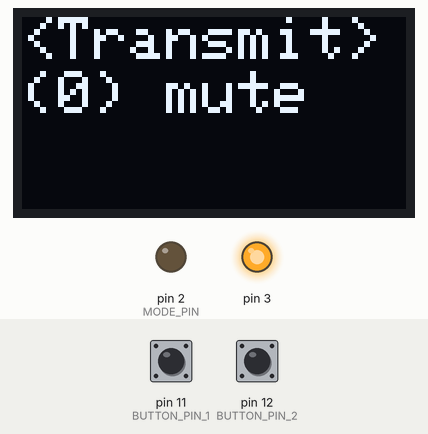
Simulated run of this program. Board: Arduino Nano, built with avr-gcc and run on an emulated ATmega328P. On the bench: 128×64 one-colour display, output pins drawn as LEDs (lit = HIGH). Inputs (shaded band) come from the test bench; at power-on: pin 12 (BUTTON_PIN_2) HIGH, pin 11 (BUTTON_PIN_1) HIGH.

Above: at 1.2 s.
1.3 s: pin 12 (BUTTON_PIN_2) pulled LOW for 0.15 s
At 2.4 s:
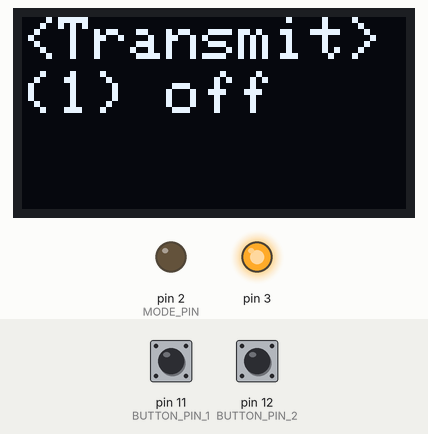
2.9 s: pin 12 (BUTTON_PIN_2) pulled LOW for 1 s
At 3.6 s:
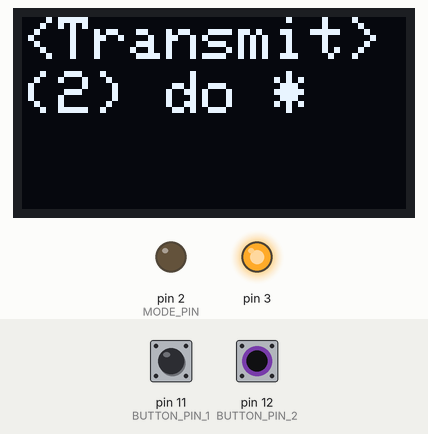
5.4 s: pin 12 (BUTTON_PIN_2) pulled LOW for 0.15 s
At 6.0 s:
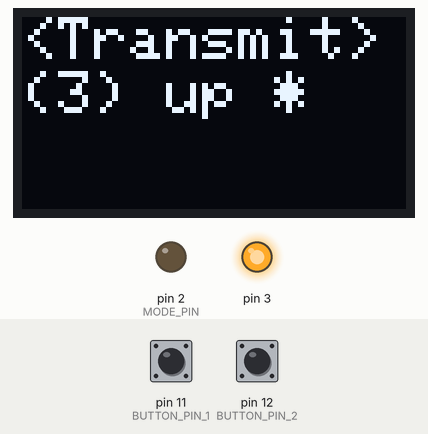
7.0 s: pin 12 (BUTTON_PIN_2) pulled LOW for 3.2 s
At 7.5 s:
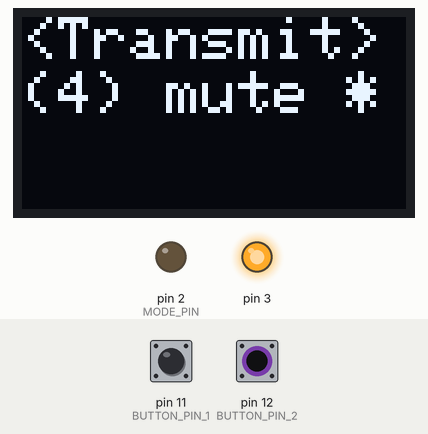
11.7 s: pin 12 (BUTTON_PIN_2) pulled LOW for 0.15 s
At 12.0 s:
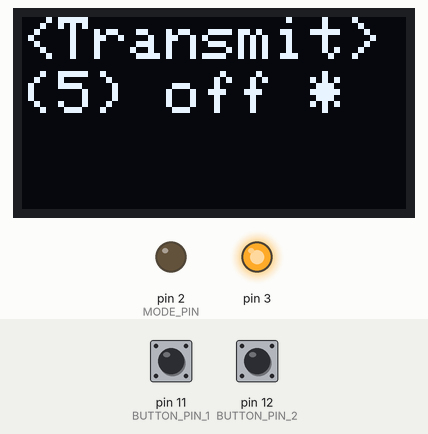
13.3 s: pin 12 (BUTTON_PIN_2) pulled LOW for 1 s
At 13.9 s:
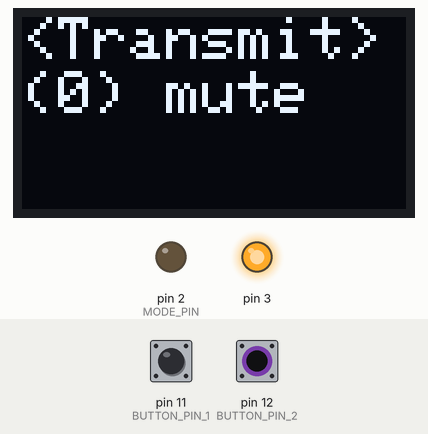
Timing chart, 0 to 16.3 s (numbered marks = the images above; inputs shaded):
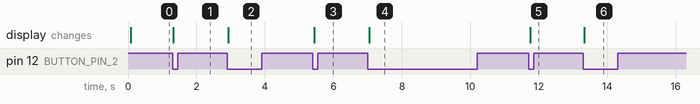

Measured:
- after the input at 1.3 s, the display: changes at once (image 1)
- after the input at 2.9 s, the display: changes at once (image 2)
- after the input at 5.4 s, the display: changes at once (image 3)
- after the input at 7.0 s, the display: changes after 0.05 s (image 4)
- after the input at 11.7 s, the display: changes at once (image 5)
- after the input at 13.3 s, the display: changes at once (image 6)

The program:

main.cpp
```cpp
#include <Arduino.h>

#include "mode.h"
#include "oled.h"
#include "ir.h"

#define BUTTON_PIN_1 11
#define BUTTON_PIN_2 12

void setup()
{
  Serial.begin(115200);
  pinMode(BUTTON_PIN_1, INPUT);
  pinMode(BUTTON_PIN_2, INPUT);

  setup_mode();
  setup_oled();
  setup_ir();
}

int buttonState1 = 0;
int buttonState2 = 0;

int prevButton1 = 0;
int prevButton2 = 0;

bool first()
{
  return prevButton1 == HIGH && buttonState1 == LOW;
}
bool second()
{
  return prevButton2 == HIGH && buttonState2 == LOW;
}
bool both()
{
  return first() && second();
}

void loop()
{
  // read the state of the pushbutton value:
  buttonState1 = digitalRead(BUTTON_PIN_1);
  buttonState2 = digitalRead(BUTTON_PIN_2);

  if (both())
  {
    toggle_mode();
  }
  else if (second())
  {
    increment_slot();
  }
  else if (is_transmitting() && first())
  {
    send_test();
  }

  prevButton1 = buttonState1;
  prevButton2 = buttonState2;

  loop_oled();
}
```

mode.h
```cpp
#ifndef __MODE_H
#define __MODE_H

#define MODE_PIN 2

bool mode = false; //false means transmitting
int selectedSlot = 0;

void setup_mode()
{
  pinMode(MODE_PIN, OUTPUT);
}

void toggle_mode()
{
  mode = !mode;
  digitalWrite(MODE_PIN, mode ? LOW : HIGH);
}

bool is_transmitting()
{
  return !mode;
}

bool is_recording()
{
  return !!mode;
}

void increment_slot()
{
  if (++selectedSlot > 5)
    selectedSlot = 0;
}

#endif __MODE_H
```

oled.h
```cpp
#ifndef OLED_H
#define OLED_H

//#include <Adafruit_Sensor.h>
#include <SPI.h>
#include <Wire.h>
#include <Adafruit_GFX.h>
#include <Adafruit_SSD1306.h>
#include "mode.h"

Adafruit_SSD1306 display(LED_BUILTIN);

void setup_oled()
{

  display.begin(SSD1306_SWITCHCAPVCC, 0x3C);

  display.clearDisplay();
  display.display();

  display.setTextSize(2);
  display.setTextColor(WHITE);
}

void loop_oled()
{
  display.clearDisplay();
  display.setCursor(0, 0);
  display.println(is_recording() ? "< Record >" : "<Transmit>");
  display.setCursor(0, 18);

  display.print('(');
  display.print(selectedSlot);
  display.print(") ");

  switch (selectedSlot)
  {
  case 0:
    display.print("mute");
    break;
  case 1:
    display.print("off");
    break;
  case 2:
    display.print("do *");
    break;
  case 3:
    display.print("up *");
    break;
  case 4:
    display.print("mute *");
    break;
  case 5:
    display.print("off *");
    break;
  }

  display.display();
}

#endif
```

Source omitted: ir.h (data table, 2648 bytes)
